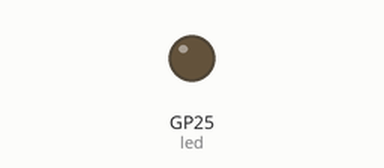
Recording of a program running on a simulated Raspberry Pi Pico running MicroPython. On the bench: output pins drawn as LEDs (lit = HIGH).

Above: at 1.3 s.
At 14.4 s:
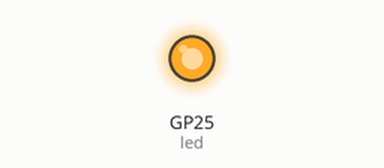
Timing chart, 0 to 14.8 s (numbered marks = the images above):
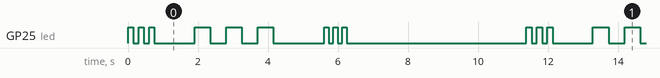

The program:

sos_morse.py
```python
"""
┏━━━━━━━━━━━━━━━━━━━━━━━━━━━━━━━━━━━━━━━━━━━━━━━━━━━━━━━━━━┓
┃ Morse Code SOS with Raspberry Pi Pico and MicroPython    ┃
┃                                                          ┃
┃ This script demonstrates how to use a Raspberry Pi Pico  ┃
┃ to display the SOS Morse code using an LED connected to  ┃
┃ GPIO 25. The Morse code pattern will repeat every 5      ┃
┃ seconds.                                                 ┃
┃                                                          ┃
┃ Copyright (c) 2023 Anderson Costa                        ┃
┃ GitHub: github.com/arcostasi                             ┃
┃ License: MIT                                             ┃
┗━━━━━━━━━━━━━━━━━━━━━━━━━━━━━━━━━━━━━━━━━━━━━━━━━━━━━━━━━━┛
"""

import machine
import utime

# Morse Code patterns for SOS
data = [
    (3, 150),  # 3 short blinks
    (3, 450),  # 3 long blinks
    (3, 130)   # 3 short blinks
]

# Function to control the LED
def signal(blinks, duration):
    for i in range(blinks):
        led.value(1)  # Turn on the LED (HIGH)
        utime.sleep_ms(duration)
        led.value(0)  # Turn off the LED (LOW)
        utime.sleep_ms(duration)

# Configure pin 25 as output
led = machine.Pin(25, machine.Pin.OUT)

# Main loop
while True:
    for blinks, duration in data:
        signal(blinks, duration)
        utime.sleep_ms(1000)  # Interval between Morse code parts
    utime.sleep_ms(4000)      # 4-second interval before repeating Morse code (1000 ms already considered in the loop above)
```

Measured:
- by itself, GP25 (led): repeats every 11.4 s: 2 × (LOW 0.15 s, HIGH 0.15 s), LOW 1.2 s, 2 × (HIGH 0.45 s, LOW 0.45 s), HIGH 0.45 s, LOW 1.5 s, 2 × (HIGH 0.13 s, LOW 0.13 s), HIGH 0.13 s, LOW 5.1 s, HIGH 0.15 s
- by itself, everything shown: repeats every 11.4 s, in 18 steps
